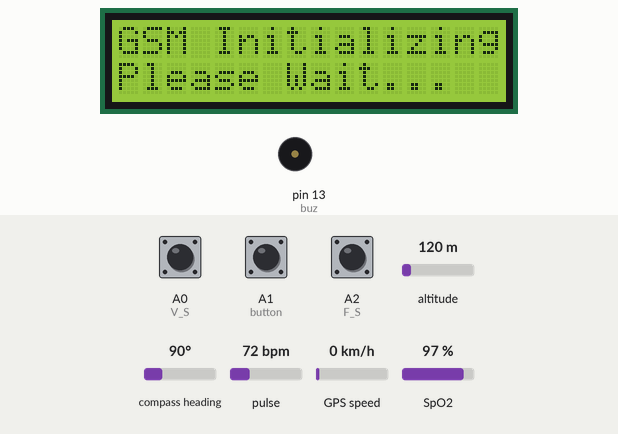
A sketch run on a simulated Arduino Uno, built with avr-gcc and run on an emulated ATmega328P. Shown: 16×2 character LCD, buzzer (waves = sounding, pin HIGH). The inputs (shaded band) are chosen by the test bench; at power-on: A0 (V_S) HIGH, A1 (button) HIGH, A2 (F_S) HIGH, altitude 120 m, compass heading 90°, pulse 72 bpm, GPS speed 0 km/h, SpO2 97 %. The GPS gets a fix after 3 s at 37.7749, -122.4194 with 8 satellites; the modem accepts every AT command (registered, SIM ready, sends succeed) and sends nothing else; what the sketch prints to the serial monitor is not drawn.

Above: at 2.1 s.
At 17.2 s:
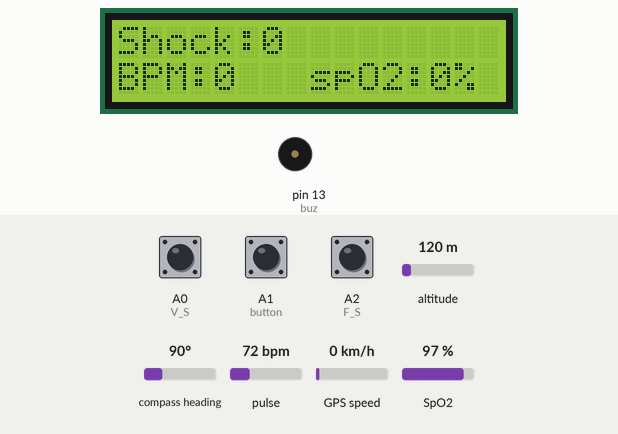
17.3 s: A0 (V_S) pulled LOW for 0.15 s
At 17.7 s:
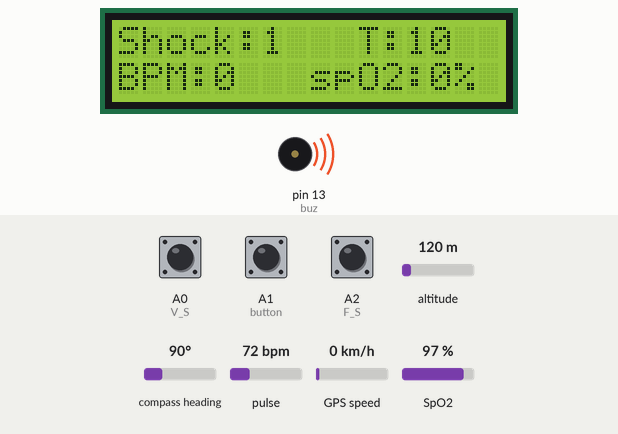
20.3 s: A1 (button) pulled LOW for 0.15 s
At 22.5 s:
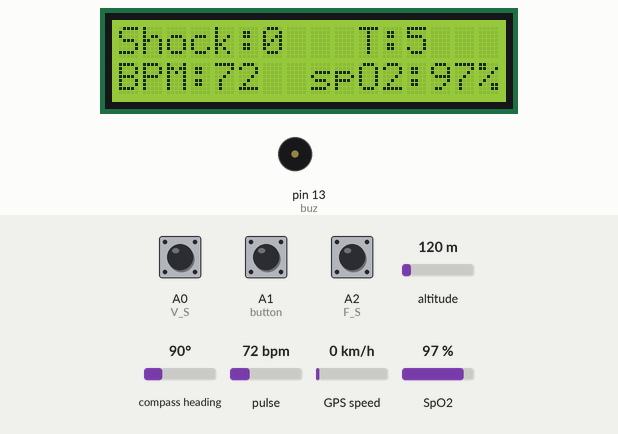
25.0 s: A0 (V_S) pulled LOW for 1 s
At 33.3 s:
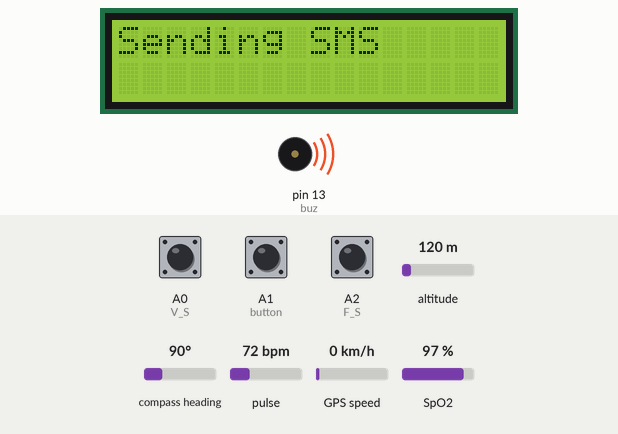
Timing chart, 0 to 34.8 s (numbered marks = the images above; inputs shaded):
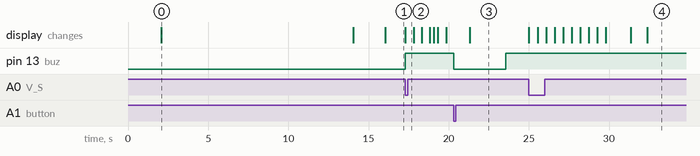

Measured:
- after the input at 17.3 s, pin 13 (buz): LOW → HIGH after 0.00 s instead of 0.84 s; the display: changes at once (image 2)
- after the input at 20.3 s, pin 13 (buz): HIGH → LOW at once, → HIGH 3.3 s later
- after the input at 25.0 s, the display: first changes at once (image 4 shows a later state)
- what the display in image 0 shows lasts 11.9 s, from 2.1 s to 14.0 s

The sketch:

GSM_GPS_Help_Button_UNO__3_.ino
```cpp
#include <Wire.h>
#include <MAX30100_PulseOximeter.h>

#define REPORTING_PERIOD_MS   3000
PulseOximeter pox;
uint32_t tsLastReport = 0;

#include <TinyGPS.h>
#include <SoftwareSerial.h>
#include<LiquidCrystal.h>
LiquidCrystal lcd(2,3,4,5,6,7);

unsigned long fix_age;

SoftwareSerial GSM(8,9);

TinyGPS gps;
void gpsdump(TinyGPS &gps);
bool feedgps();
void getGPS();
long lat, lon;
float LAT, LON;

char inchar; // Will hold the incoming character from the GSM shield

int bpm, spO2;

int buz = 13;
int V_S = A0;
int button = A1;
int F_S = A2;

int S1=0, S2=0, timer0=0, timer1=10, start=0, Send=0, ms=0;

char *phone_no[] = {
  "03474714970",
  "03000931172",
  "03107675975",
  };

char *msg_no[] = {
  "Reply",
  "Emergency...",
  "Vehicle Accident Alert"
  };

void onBeatDetected(){Serial.println("Beat!");}

void setup(){
pinMode(V_S, INPUT_PULLUP);
pinMode(F_S, INPUT_PULLUP);
pinMode(button, INPUT_PULLUP);
pinMode(buz, OUTPUT);

  lcd.begin(16,2);
  lcd.print("Accident Alert  ");
  lcd.setCursor(0,1);
  lcd.print("     System     ");
  delay(2000);
  lcd.clear();
  lcd.print("GSM Initializing");
  lcd.setCursor(0,1);
  lcd.print("Please Wait...");
  delay(1000);

 GSM.begin(9600);
 Serial.begin(9600);
 Serial.println("Initializing....");
 initModule("AT","OK",1000);
 initModule("ATE1","OK",1000);
 initModule("AT+CPIN?","READY",1000);
 initModule("AT+CMGF=1","OK",1000);
 initModule("AT+CNMI=2,2,0,0,0","OK",1000);
 Serial.println("Initialized Successfully");

 GSM.print("AT+CMGS=\"");GSM.print(phone_no[0]);GSM.println("\"\r\n");
 delay(1000);
 GSM.println("Welcome to  Vehicle Accident Alert System using GPS, GSM and Shock Sensor");
 delay(300);
 GSM.write(byte(26));
 delay(3000);
 getGPS();

Serial.print("Initializing pulse oximeter..");

lcd.clear();
lcd.print("Initialized");
lcd.setCursor(0,1);
lcd.print("Successfully");
delay(2000);
lcd.clear();

if (!pox.begin()) {
Serial.println("FAILED");
for(;;);
}else{Serial.println("SUCCESS");}
pox.setIRLedCurrent(MAX30100_LED_CURR_7_6MA);
pox.setOnBeatDetectedCallback(onBeatDetected);
}

void loop(){

if(digitalRead(button) == 0){digitalWrite(buz, LOW); ms=0, S1=0, S2=0; timer1=10; timer0=0; start=0;delay(1000);}

if(digitalRead(V_S) == 0){S1=1;}

if(digitalRead(F_S) == 1){
if(ms<500)ms=ms+1;
if(ms==500)S2=1;
}else{ms=0;}

if(S2==1){digitalWrite(buz, HIGH);}

if(bpm>30 && bpm<55){digitalWrite(buz, HIGH);}

lcd.setCursor(0,0);
lcd.print("Shock:");
lcd.print(S1);

lcd.setCursor(0,1);
lcd.print("BPM:");
lcd.print(bpm);
lcd.print("  ");

lcd.setCursor(8,1);
lcd.print("spO2:");
lcd.print(spO2);
lcd.print("%  ");

lcd.setCursor(10,0);
if(start==0){
if(S1==1){digitalWrite(buz, HIGH);
if(timer0>100){timer0=0; timer1=timer1-1;}
if(timer1==0){timer1=0;
getGPS();
Send=2; sms(); start=1; lcd.clear();}

timer0 = timer0+1;
lcd.print("T:");lcd.print(timer1);lcd.print("  ");
}
}else{lcd.print("       ");}


 if(GSM.available() >0){inchar=GSM.read();
 if(inchar=='R'){inchar=GSM.read();
 if(inchar=='I'){inchar=GSM.read();
 if(inchar=='N'){inchar=GSM.read();
 if(inchar=='G'){
 GSM.print("ATH\r");
 delay(1000);
 Send=0; sms();
   }
  }
 }
 }

}


      // Make sure to call update as fast as possible
pox.update();
if(millis() - tsLastReport > REPORTING_PERIOD_MS) {
bpm = pox.getHeartRate();
spO2= pox.getSpO2();

Serial.print(bpm);   Serial.print(" \t ");
Serial.println(spO2);
tsLastReport = millis();
}

}


void sms(){
lcd.clear();
lcd.print("Getting GPS Data");
lcd.setCursor(0,1);
lcd.print("Please Wait.....");

getGPS();
lcd.clear();
lcd.print("Sending SMS ");
GSM.print("AT+CMGS=\"");GSM.print(phone_no[0]);GSM.println("\"\r\n");
delay(1000);
GSM.println(msg_no[Send]);
GSM.print("http://maps.google.com/?q=loc:");
GSM.print(LAT/1000000,7);
GSM.print(",");
GSM.println(LON/1000000,7);
delay(300);
GSM.write(byte(26));
delay(5000);

GSM.print("AT+CMGS=\"");GSM.print(phone_no[1]);GSM.println("\"\r\n");
delay(1000);
GSM.println(msg_no[Send]);
GSM.print("http://maps.google.com/?q=loc:");
GSM.print(LAT/1000000,7);
GSM.print(",");
GSM.println(LON/1000000,7);
delay(300);
GSM.write(byte(26));
delay(5000);

GSM.print("AT+CMGS=\"");GSM.print(phone_no[2]);GSM.println("\"\r\n");
delay(1000);
GSM.println(msg_no[Send]);
GSM.print("http://maps.google.com/?q=loc:");
GSM.print(LAT/1000000,7);
GSM.print(",");
GSM.println(LON/1000000,7);
delay(300);
GSM.write(byte(26));
delay(5000);
}


void getGPS(){
bool newdata = false;
unsigned long start = millis();
// Every 1 seconds we print an update
while (millis() - start < 1000){
    if (feedgps ()){
      newdata = true;
    }
  }
if (newdata){
    gpsdump(gps);
  }
}

bool feedgps(){
while (Serial.available()){
    if (gps.encode(Serial.read()))
      return true;
  }
  return 0;
}

void gpsdump(TinyGPS &gps){
  //byte month, day, hour, minute, second, hundredths;
  gps.get_position(&lat, &lon);
  LAT = lat;
  LON = lon;
  {
    feedgps(); // If we don't feed the gps during this long routine, we may drop characters and get checksum errors
  }
}

void initModule(String cmd, char *res, int t){
//while(1){
    Serial.println(cmd);
    GSM.println(cmd);
    delay(100);
    while(GSM.available()>0){
       if(GSM.find(res)){
        Serial.println(res);
        delay(t);
        return;
       }else{
        Serial.println("Error");
        }}
    delay(t);
 // }
}
```
